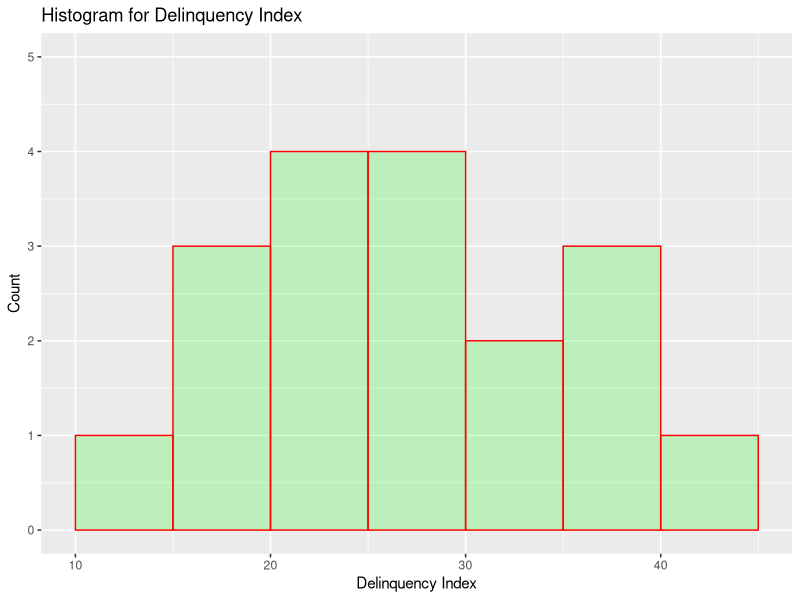
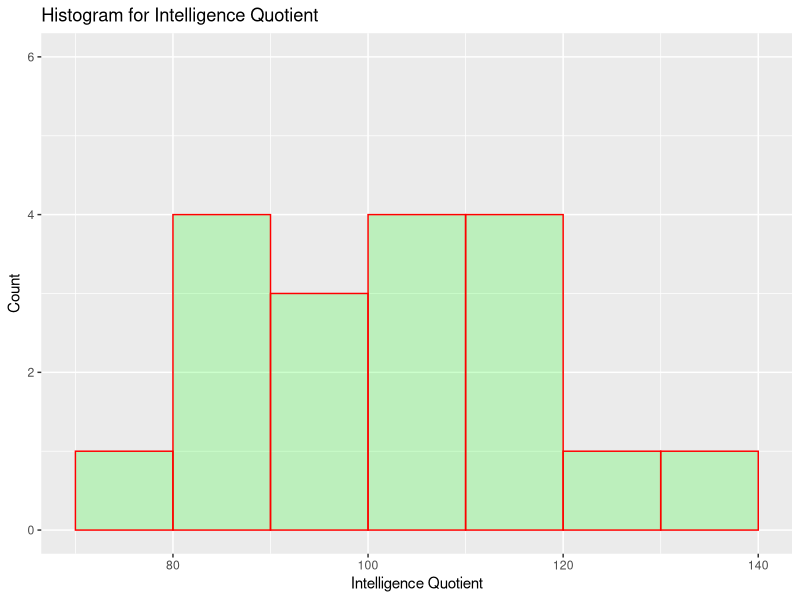
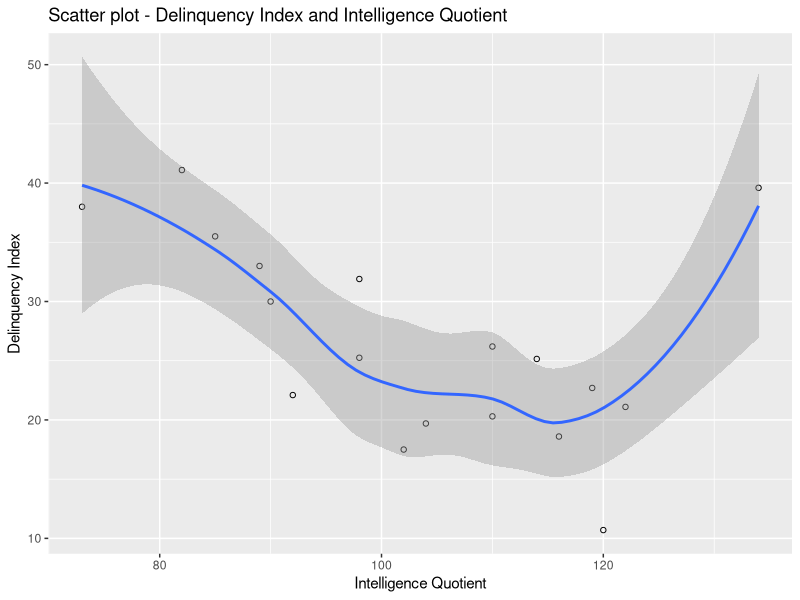

Reproduce these figures in R, in order.
## ---- chunk 1
library(ggplot2)
#Read the Crime.csv dataset to the R environment 
Crime <- read.csv("./data/Crime.csv")

#Explore the nature of the data
str(Crime)
summary(Crime)

#Histogram for the variable delinquency index hist(Crime$Delinquency.index)
ggplot(Crime, aes(x=Delinquency.index))+geom_histogram(breaks=seq(10, 45, by = 5),col="red", fill="green", alpha = .2) + labs(title="Histogram for Delinquency Index") + labs(x="Delinquency Index", y="Count") +  xlim(c(10,45)) + ylim(c(0,5))

#Histogram for the variable intelligence quotient hist(Crime$Intelligence.Quotient)
ggplot(Crime, aes(x=Intelligence.Quotient))+geom_histogram(breaks=seq(70, 140, by = 10),col="red", fill="green", alpha = .2) + labs(title="Histogram for Intelligence Quotient") + labs(x="Intelligence Quotient", y="Count") +  xlim(c(70,140)) + ylim(c(0,6))

#Scatterplot between the variables delinquency index and intelligence quotient
ggplot(Crime, aes(y=Delinquency.index, x=Intelligence.Quotient)) + geom_point(shape=1) + geom_smooth() + xlab("Intelligence Quotient")+ylab("Delinquency Index")+ggtitle("Scatter plot - Delinquency Index and Intelligence Quotient ")

#From the plot, it can be assumed that delinquency index and intelligence quotient are negatively correlated. Let us look at the correlation coefficient between them

cor(Crime, use="complete.obs",method="pearson")

#The value of pearson correlation coefficient is -0.47 indicates that as depicted in the above scatter plot the delinquency index and intelligence quotient are negatively correlated with a moderate strength of relationship.
